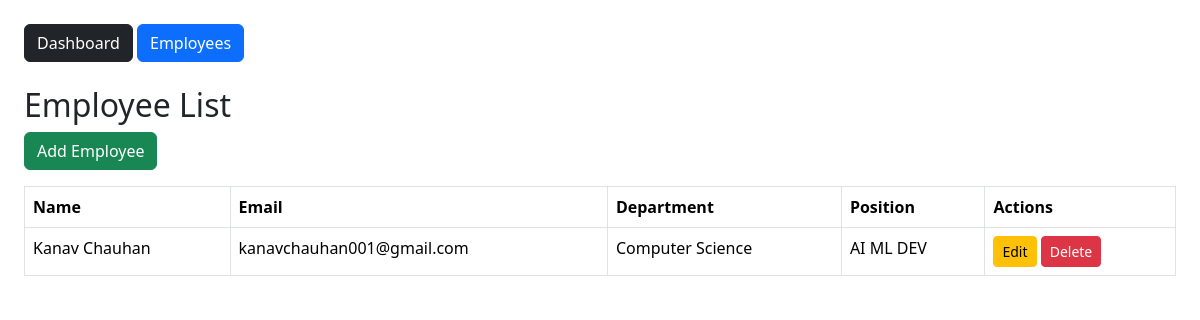
The app's page /employees/, older data.
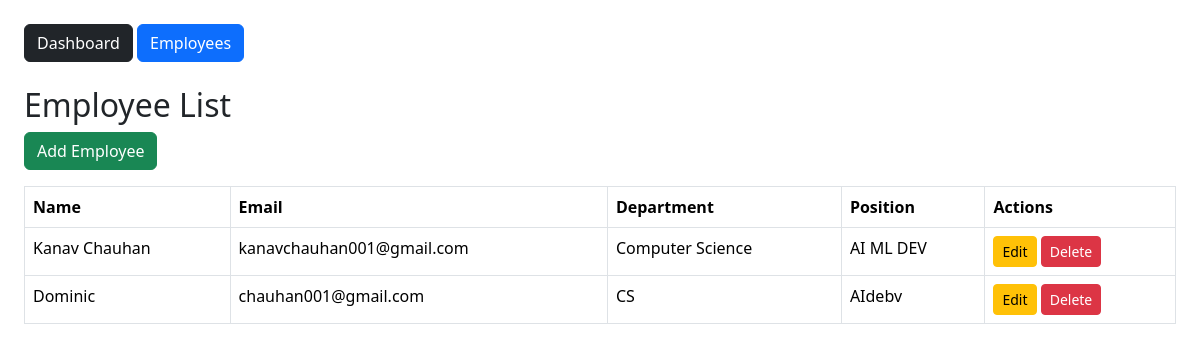
The same page, newer data.
### employees/models.py (models this page shows, shortened)
class Employee(models.Model):
    name = models.CharField(max_length=100)
    email = models.EmailField()
    department = models.CharField(max_length=100)
    position = models.CharField(max_length=100)

### employees/views.py (the view)
# urls.py: path('employees/', views.employee_list, name='employee_list'),
def employee_list(request):
    employees = Employee.objects.all()
    return render(request, 'employees/employee_list.html', {'employees': employees})

### employees/templates/employees/employee_list.html
{% extends 'employees/base.html' %}
{% block content %}
<h2>Employee List</h2>
<a href="/employees/add/" class="btn btn-success mb-3">Add Employee</a>
<table class="table table-bordered">
  <tr>
    <th>Name</th><th>Email</th><th>Department</th><th>Position</th><th>Actions</th>
  </tr>
  {% for emp in employees %}
  <tr>
    <td>{{ emp.name }}</td>
    <td>{{ emp.email }}</td>
    <td>{{ emp.department }}</td>
    <td>{{ emp.position }}</td>
    <td>
      <a href="/employees/{{ emp.id }}/edit/" class="btn btn-sm btn-warning">Edit</a>
      <a href="/employees/{{ emp.id }}/delete/" class="btn btn-sm btn-danger">Delete</a>
    </td>
  </tr>
  {% empty %}
  <tr><td colspan="5">No employees found.</td></tr>
  {% endfor %}
</table>
{% endblock %}

### employees/templates/employees/base.html (shortened to what this page needs)
<!DOCTYPE html>
<html>
<head>
  <link href="https://cdn.jsdelivr.net/npm/bootstrap@5.3.3/dist/css/bootstrap.min.css" rel="stylesheet">
</head>
<body class="p-4">
  <nav class="mb-4">
    <a href="/" class="btn btn-dark">Dashboard</a>
    <a href="/employees/" class="btn btn-primary">Employees</a>
  </nav>
  {% block content %}{% endblock %}
</body>
</html>

Row changes from the older to the newer data that the page shows:
added Employee: name "Dominic", email "chauhan001@gmail.com", department "CS", position "AIdebv"
